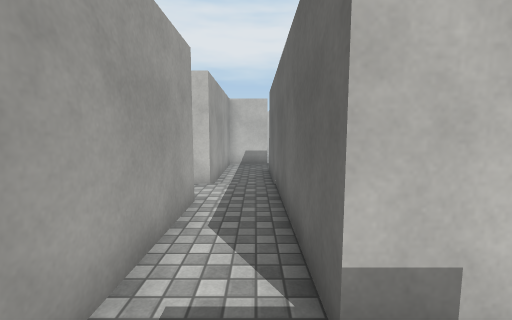
[1] (above)

24 first-person views from a walk through a scene from a Unity 3-D project. The camera is 1.4 m above the floor, tilts 6° down and sees 90° across. The floor is counted in squares, 1 m on a side. Each view is taken from the middle of a square. On the plan, view 1 faces up. The plan holds only what a view shows up to about 13 squares ahead; the rest is blank. The place goes on beyond the plan. The player character is not drawn. Surface patterns are stand-ins for the level's own textures.

[2]
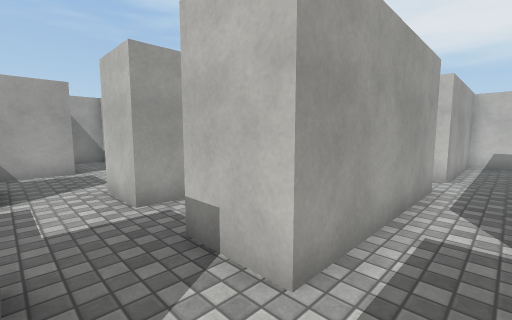

[3]
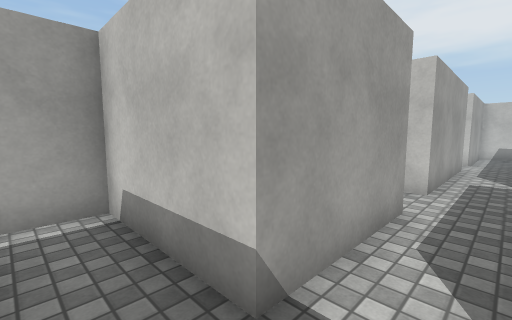

[4]
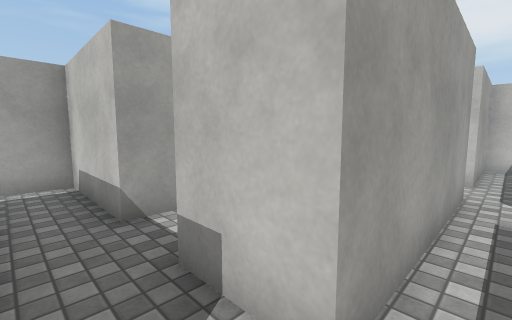

[5]
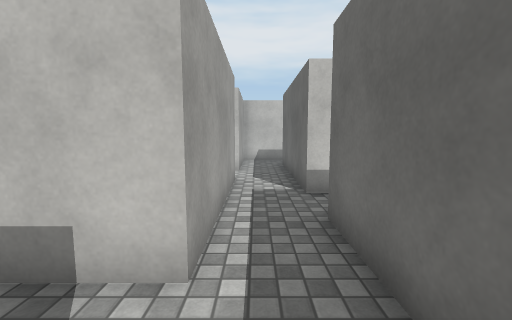

[6]
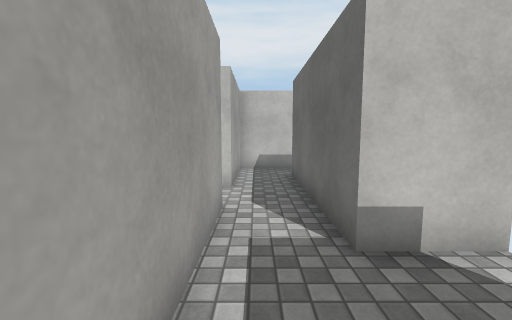

[7]
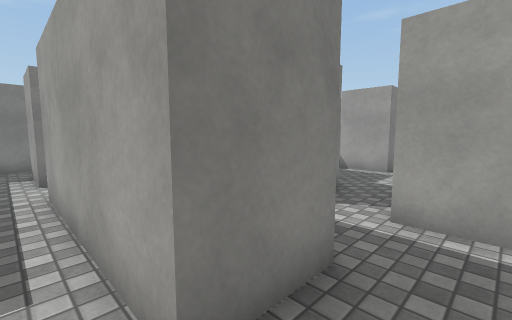

[8]
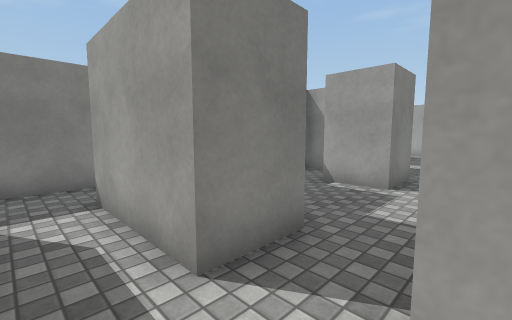

[9]
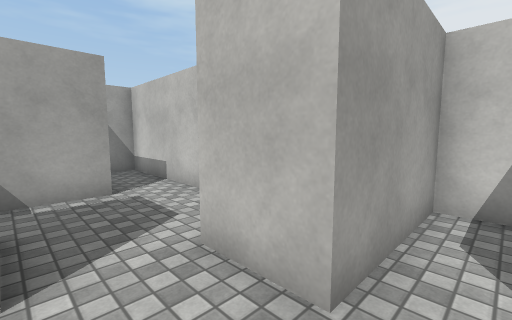

[10]
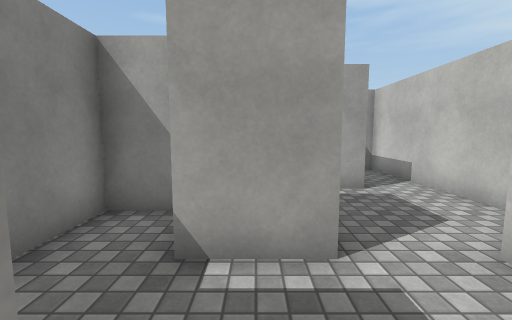

[11]
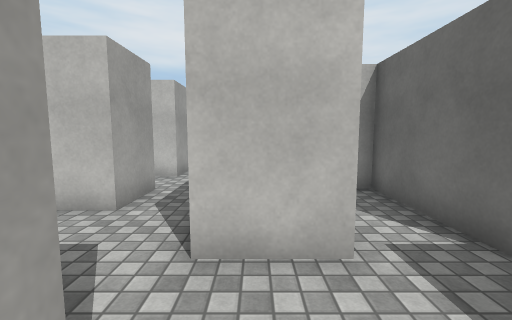

[12]
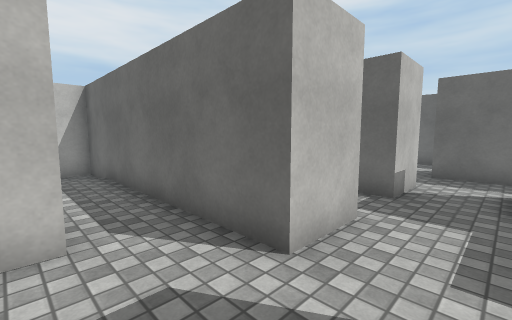

[13]
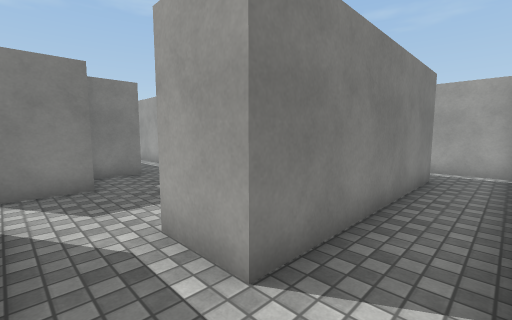

[14]
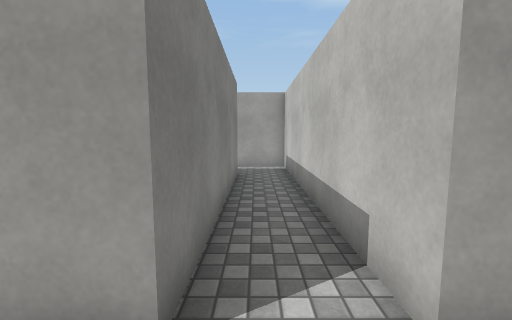

[15]
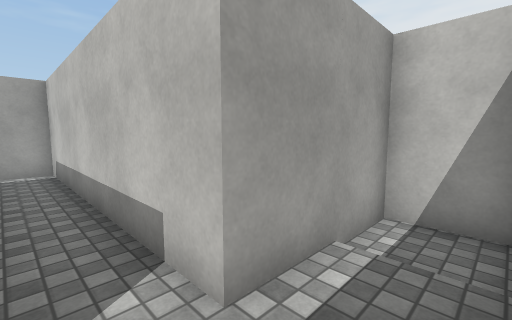

[16]
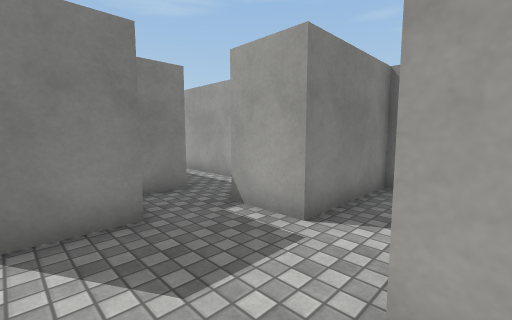

[17]
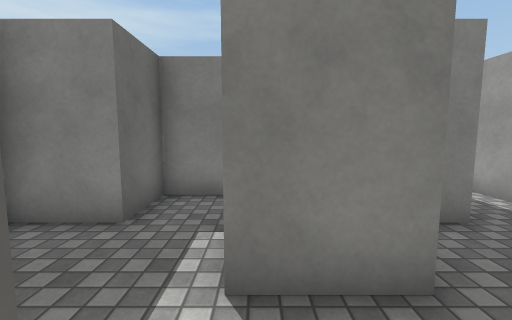

[18]
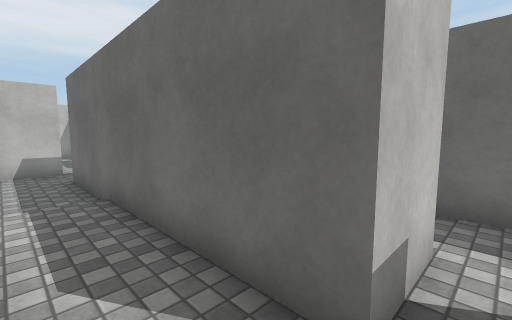

[19]
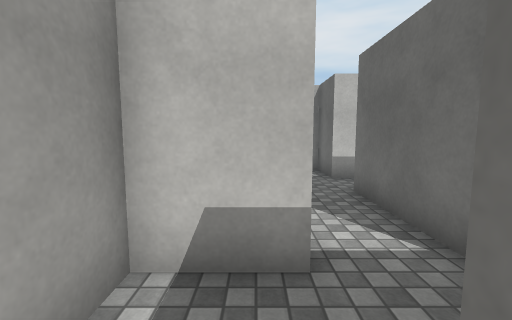

[20]
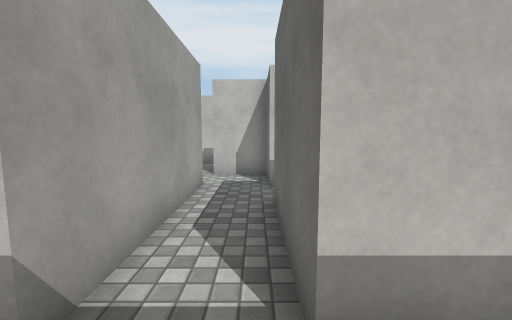

[21]
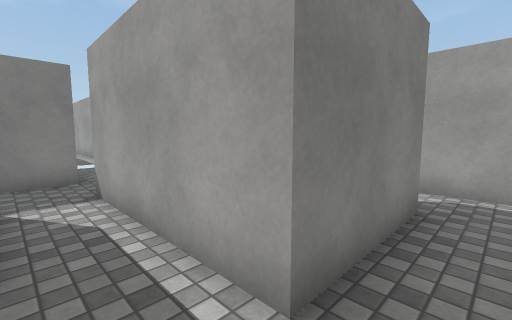

[22]
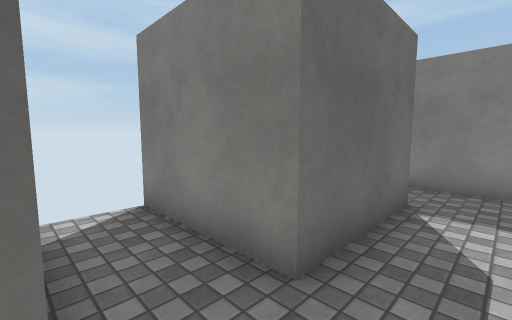

[23]
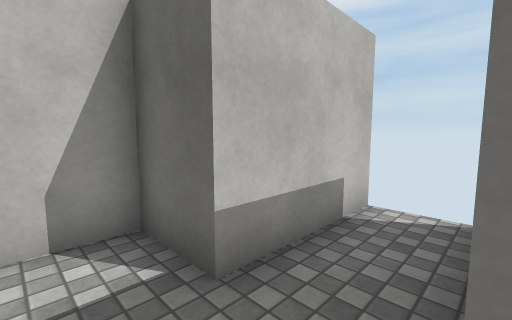

[24]
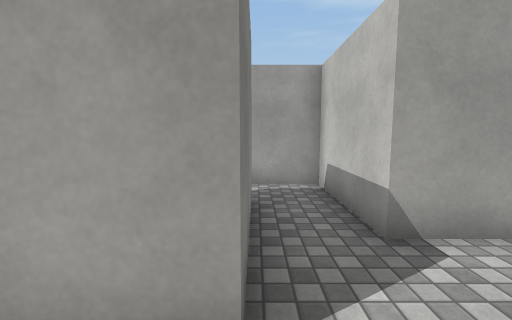

### Floor plan
Points are (right, up) in squares from view 1. A wall is a line through its corners. A room is listed if a view was taken in it or the views show most of it. See-through windows are left out.
Room 1 (views 1, 2, 3, 8, 18, 19, 20, 23)
walls: (-1.3, 5.2) (-1.3, -0.3) (-3.1, -0.3); (2.4, 1.5) (0.5, 1.5) (0.5, 10.6) (2.9, 10.6); (0.5, -2.1) (0.5, -0.3) (2.4, -0.3); (-3.1, -2.1) (-1.3, -2.1) (-1.3, -5.7) (-3.5, -5.7); (2.4, 12.5) (2.4, 16.1) (6, 16.1); (2.4, -5.7) (0.5, -5.7); (-1.8, -7.5) (0.1, -7.5); (0.5, 17.9) (0.5, 12.5) (-1.3, 12.5) (-1.3, 7); (6.1, 17.9) (2.4, 17.9)
ways out: opening at (1.5, -6.5) to room 2; opening at (1.5, 0.5) to room 4; opening at (-2.5, -1) to room 5; opening at (1.5, 18) to room 8; opening at (-2.5, -6.5); opening at (3.5, 11.5)
Room 2 (views 4, 5)
walls: (2.4, -7.5) (2.4, -9.4); (4.2, -7) (4.2, -5.6)
ways out: opening at (1.5, -6.5) to room 1; opening at (3, -4.5) to room 3; opening at (3, -8.5)
Room 3 (view 6)
walls: (2.4, -2.5) (2.4, -5.7); (6.1, -2.1) (4.2, -2.1); (4.2, -5.6) (4.2, -3.9)
ways out: opening at (3, -4.5) to room 2; opening at (3, -1.5) to room 4
Room 4 (view 7)
walls: (2.4, -0.3) (2.4, -2.5); (4.2, -2.1) (4.2, 1.4)
ways out: opening at (1.5, 0.5) to room 1; opening at (3, -1.5) to room 3; opening at (3, 2.5)
Room 5 (views 9, 10, 11)
walls: (-6.7, -2.1) (-6.7, -4); (-3.1, -0.3) (-3.1, 3.4) (-4.9, 3.4) (-4.9, -0.3) (-6.7, -0.3); (-4.9, -3.9) (-3, -3.9)
ways out: opening at (-2.5, -1) to room 1; opening at (-7, -1) to room 6; opening at (-6, -4) to room 9
Room 6 (views 12, 17)
walls: (-8.5, 1.5) (-14, 1.5) (-14, -0.3) (-10.4, -0.3) (-10.4, -2.1); (-8.6, -2.1) (-6.7, -2.1); (-6.7, -0.3) (-6.7, 1.4)
ways out: opening at (-7, -1) to room 5; opening at (-7.5, 2.5) to room 7; opening at (-9.5, -2)
Room 7 (views 13, 14, 15, 16)
walls: (-6.7, 1.4) (-6.7, 8.8) (-8.5, 8.8) (-8.5, 5.2) (-17.6, 5.2) (-17.6, 3); (-15.9, 3.4) (-8.5, 3.4) (-8.5, 1.5)
ways out: opening at (-7.5, 2.5) to room 6; opening at (-17, 2.5)
Room 8 (views 21, 22, 24)
walls: (-1.3, 19.7) (-3.5, 19.7); (2.4, 17.9) (2.4, 19.7) (0.5, 19.7); (-3.1, 17.9) (0.5, 17.9)
ways out: opening at (1.5, 18) to room 1; opening at (-2.5, 19); opening at (-0.5, 20.5)
Room 9 (no view inside)
walls: (-8.5, -4.5) (-8.5, -5.7) (-4.9, -5.7) (-4.9, -3.9)
ways out: opening at (-6, -4) to room 5

Positions as (right, up) in squares from view 1, and headings:
1: (0, 0), facing up
2: (0, -2), facing up-left
3: (0, -7), facing up-left
4: (3, -7), facing up-left
5: (3, -8), facing up
6: (3, -5), facing up
7: (3, 1), facing down-left
8: (0, 0), facing down-left
9: (-4, -2), facing up-left
10: (-4, -3), facing left
11: (-6, -3), facing up
12: (-9, -2), facing up-right
13: (-7, 5), facing down-left
14: (-7, 4), facing left
15: (-7, 4), facing up-left
16: (-7, 2), facing down-left
17: (-7, 0), facing down
18: (-1, 1), facing up-right
19: (0, 10), facing up
20: (2, 11), facing up
21: (2, 19), facing down-left
22: (1, 18), facing down-right
23: (1, 16), facing up-right
24: (2, 18), facing left
